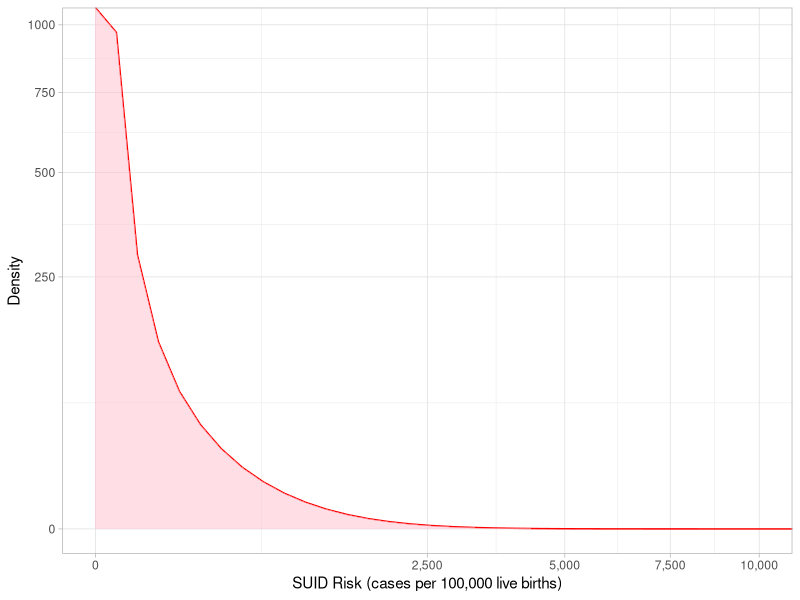
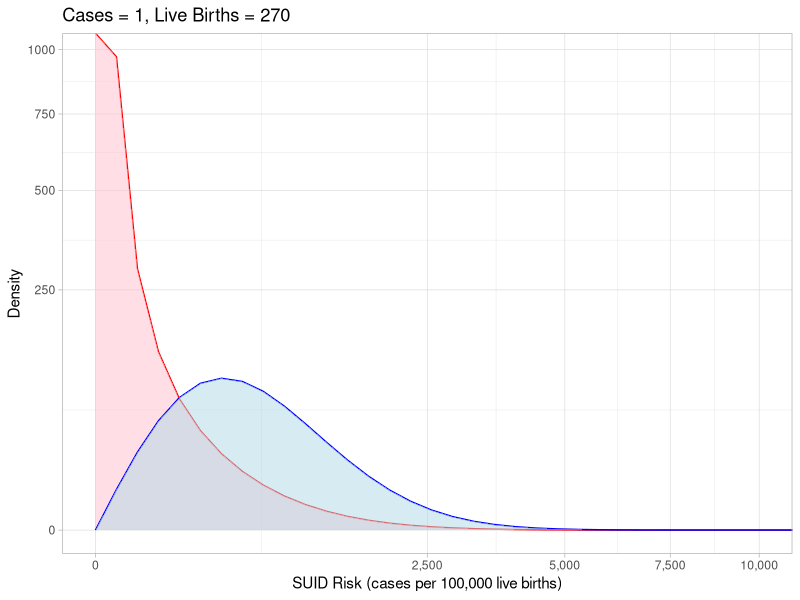
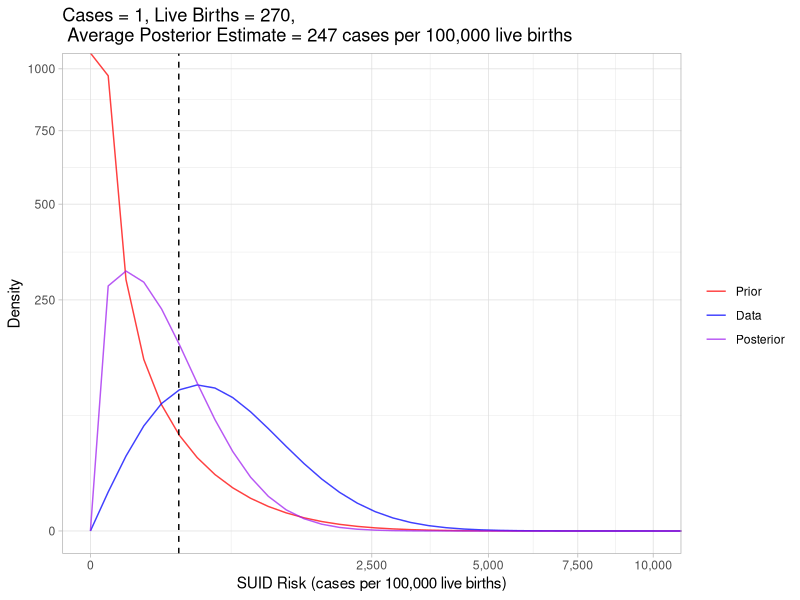
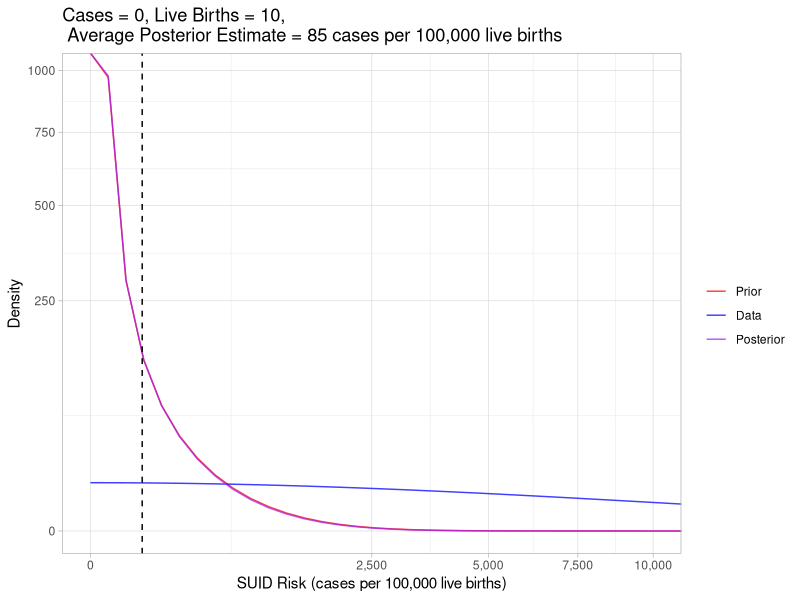
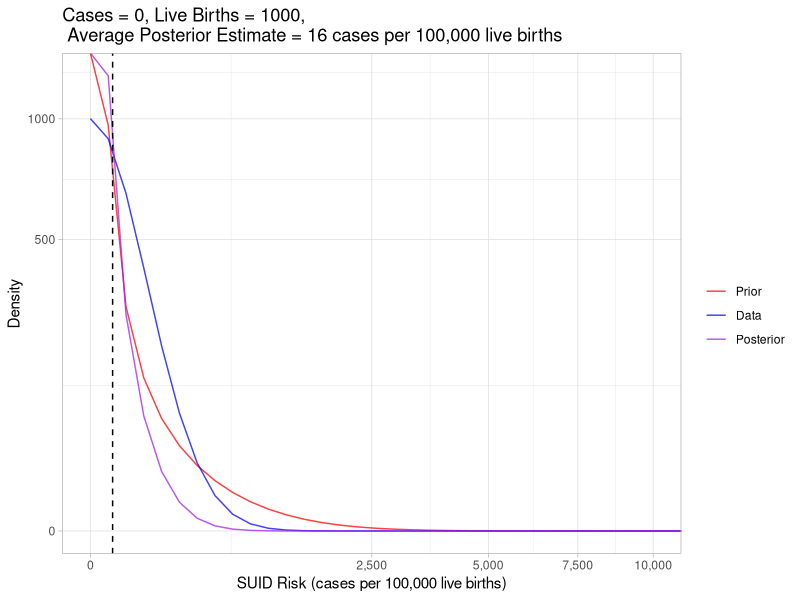
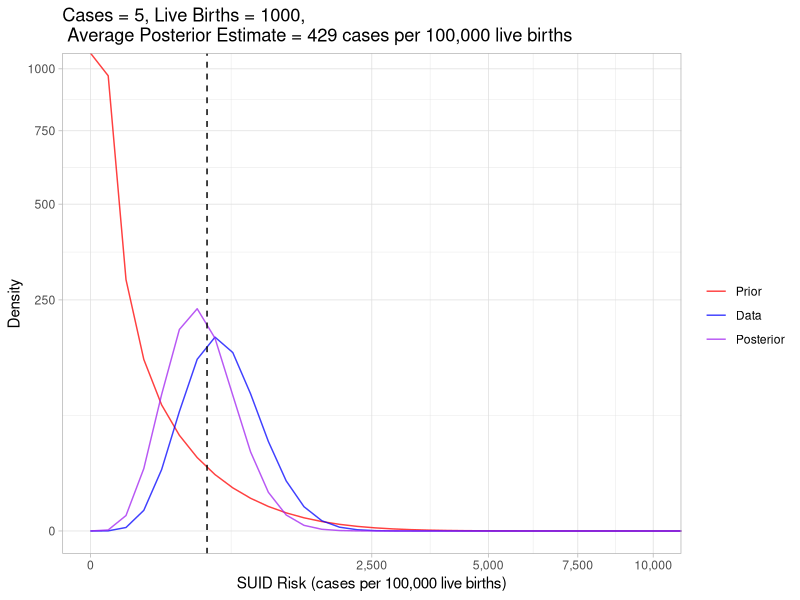
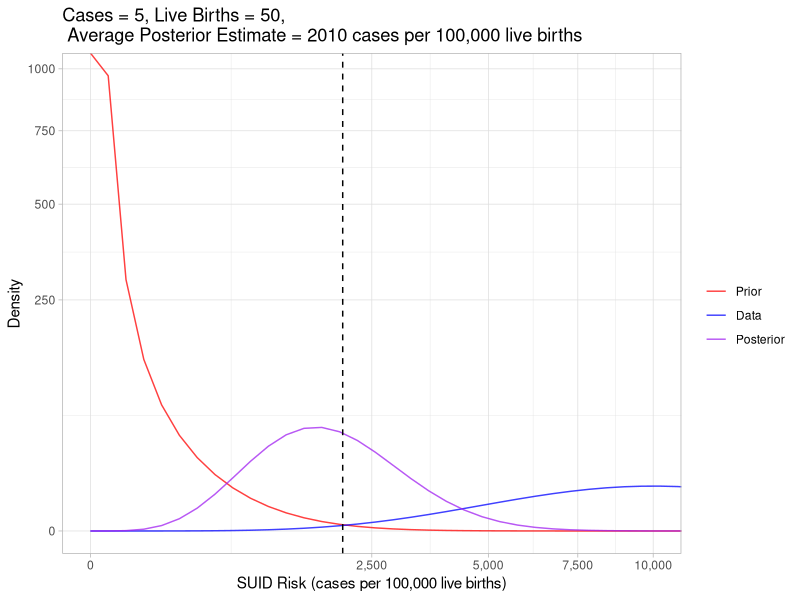

Write the R code that produced these figures, in order.
## ---- chunk 1
#| warning: false
#| error: false

library(tidyverse)

shape1 <- 0.189
shape2 <- 213

ggplot(tibble(x = c(0, 1)), aes(x)) +
    stat_function(
        fun = dbeta,
        args = list(
            shape1 = shape1,
            shape2 = shape2
        ),
        color = "red"
    ) +
    stat_function(
        fun = dbeta,
        args = list(
            shape1 = shape1,
            shape2 = shape2
        ),
        geom = "area",
        fill = "pink",
        alpha = 0.5,
    ) +
    labs(
        
        x = "SUID Risk (cases per 100,000 live births)",
        y = "Density"
    ) +
    scale_y_sqrt() +
    scale_x_sqrt(labels = scales::label_comma(scale = 1E5)) +
    coord_cartesian(xlim = c(0, 0.1)) +
    theme_light()
## ---- chunk 2
y <- 1
n <- 270

like_scaled <- function(x) {
    like_fun <- function(x) {
        dbinom(x = y, size = n, prob = x)
    }
    scale_c <- integrate(like_fun, lower = 0, upper = 1)[[1]]
    like_fun(x)/scale_c
}

ggplot(tibble(x = c(0, 1)), aes(x)) +
    stat_function(
        fun = dbeta,
        args = list(
            shape1 = shape1,
            shape2 = shape2
        ),
        color = "red"
    ) +
    stat_function(
        fun = dbeta,
        args = list(
            shape1 = shape1,
            shape2 = shape2
        ),
        geom = "area",
        fill = "pink",
        alpha = 0.5,
    ) +
    stat_function(
        fun = like_scaled, 
        color = "blue"
    ) +
    stat_function(
        fun = like_scaled,
        geom = "area",
        fill = "lightblue",
        alpha = 0.5
    ) +
    labs(
        title = paste0("Cases = ", as.character(y), ", Live Births = ", as.character(n)),
        x = "SUID Risk (cases per 100,000 live births)",
        y = "Density"
    ) +
    scale_y_sqrt() +
    scale_x_sqrt(labels = scales::label_comma(scale = 1E5)) +
    coord_cartesian(xlim = c(0, 0.1)) +
    theme_light()
## ---- chunk 3
plot_beta_binom_variation <- function(shape1_num, shape2_num, y_num, n_num) {
    
    like_scaled <- function(x) {
        like_fun <- function(x) {
            dbinom(x = y_num, size = n_num, prob = x)
         }
        scale_c <- integrate(like_fun, lower = 0, upper = 1)[[1]]
        like_fun(x)/scale_c
    }

    prior_fun <- function(x) {
        dbeta(x, shape1 = shape1_num, shape2 = shape2_num)
    }

    posterior_fun <- function(x) {
        dbeta(x, shape1 = shape1_num + y_num, shape2 = shape2_num + n_num - y_num)
    }
    
    ggplot(tibble(x = c(0, 1)), aes(x)) +
    stat_function(fun = prior_fun, aes(color = "Prior"), alpha = 0.75) +
    stat_function(fun = like_scaled, aes(color = "Data"), alpha = 0.75) +
    stat_function(fun = posterior_fun, aes(color = "Posterior"), alpha = 0.75) +
    geom_vline(
        xintercept = (shape1_num + y_num) / (shape1_num + shape2_num + n_num - y_num),
        linetype = "dashed"
    ) +
    labs(
        title = paste0("Cases = ", as.character(y_num), ", Live Births = ", as.character(n_num), ",\n Average Posterior Estimate = ", as.character(round((shape1_num + y_num) / (shape1_num + shape2_num + n_num - y_num) * 1E5)), " cases per 100,000 live births"),
        x = "SUID Risk (cases per 100,000 live births)",
        y = "Density"
    ) +
    scale_y_sqrt() +
    scale_x_sqrt(labels = scales::label_comma(scale = 1E5)) +
    coord_cartesian(xlim = c(0, 0.1)) +
    scale_color_manual(
        "",
        values = c(
            Prior = "red",
            `Data` = "blue",
            Posterior = "purple"
        ),
        breaks = c(
            "Prior",
            "Data",
            "Posterior"
        )
    ) +
    theme_light()
}

plot_beta_binom_variation(0.189, 213, 1, 270)
## ---- chunk 4
plot_beta_binom_variation(0.189, 213, 0, 10)
## ---- chunk 5
plot_beta_binom_variation(0.189, 213, 0, 1000)
## ---- chunk 6
plot_beta_binom_variation(0.189, 213, 5, 1000)
## ---- chunk 7
plot_beta_binom_variation(0.189, 213, 5, 50)
